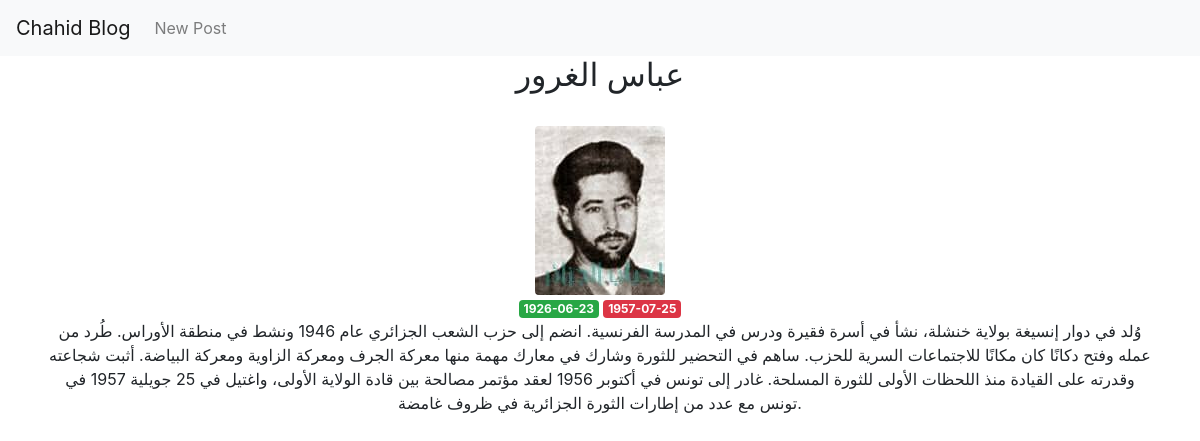
/2, run on the app's committed database.
### tables this page shows
CREATE TABLE posts (
    id INTEGER PRIMARY KEY AUTOINCREMENT,
    created TIMESTAMP NOT NULL DEFAULT CURRENT_TIMESTAMP,
    title TEXT NOT NULL,
    content TEXT NOT NULL,
    birth_date DATE NOT NULL,
    date_of_death TEXT NOT NULL,
    image TEXT NOT NULL
);

### app.py (the view)
@app.route('/<int:post_id>')
def post(post_id):
    post = get_post(post_id)
    return render_template('post.html', post=post)

### app.py (called while the page is built)
def get_db_connection():
    conn = sqlite3.connect('database.db')
    conn.row_factory = sqlite3.Row
    return conn

def get_post(post_id):
    conn = get_db_connection()
    post = conn.execute('SELECT * FROM posts WHERE id = ?',
                        (post_id,)).fetchone()
    conn.close()
    if post is None:
        abort(404)
    return post

### templates/post.html
{% extends 'base.html' %}
{% block content %}
    <div class="text-center">
        <h2>{% block title %} {{ post['title'] }} {% endblock %}</h2> <br>
        <img src={{ post['image']}} class="rounded" alt="..."> <br>
        <span class="badge badge-success">{{ post['birth_date'] }}</span>
        <span class="badge badge-danger">{{ post['date_of_death'] }}</span>
        <p>{{ post['content'] }}</p>
    </div>
    <br>
{% endblock %}

### data on the page
posts: title "عباس الغرور", image (picture), birth_date "1926-06-23", date_of_death "1957-07-25", content "وُلد في دوار إنسيغة بولاية خنشلة، نشأ في أسرة فقيرة ودرس في المدرسة الفرنسية. انضم إلى حزب الشعب الجزائري عام 1946 ونشط في منطقة الأوراس. طُرد من عمله وفتح دكانًا كان مكانًا للاجتماعات السرية للحزب. ساهم في التحضير للثورة وشارك في معارك مهمة منها معركة الجرف ومعركة الزاوية ومعركة البياضة. أثبت شجاعته وقدرته على القيادة منذ اللحظات الأولى للثورة المسلحة. غادر إلى تونس في أكتوبر 1956 لعقد مؤتمر مصالحة بين قادة الولاية الأولى، واغتيل في 25 جويلية 1957 في تونس مع عدد من إطارات الثورة الجزائرية في ظروف غامضة."
